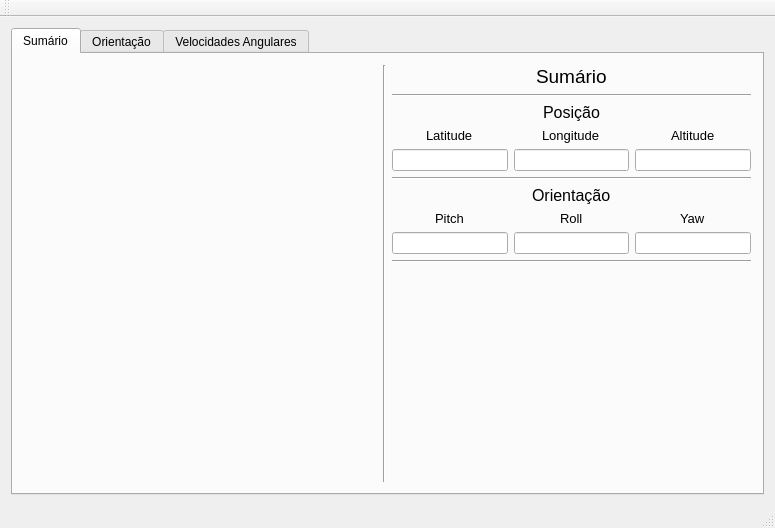
<?xml version="1.0" encoding="UTF-8"?>
<ui version="4.0">
 <class>FSUIPcWindow</class>
 <widget class="QMainWindow" name="FSUIPcWindow">
  <property name="geometry">
   <rect>
    <x>0</x>
    <y>0</y>
    <width>775</width>
    <height>528</height>
   </rect>
  </property>
  <property name="windowTitle">
   <string>FSUIPcWindow</string>
  </property>
  <widget class="QWidget" name="centralWidget">
   <layout class="QGridLayout" name="gridLayout">
    <item row="0" column="1">
     <widget class="QTabWidget" name="tabWidget">
      <property name="currentIndex">
       <number>0</number>
      </property>
      <widget class="QWidget" name="tab">
       <attribute name="title">
        <string>Sumário</string>
       </attribute>
       <layout class="QGridLayout" name="gridLayout_2">
        <item row="0" column="0">
         <spacer name="horizontalSpacer">
          <property name="orientation">
           <enum>Qt::Horizontal</enum>
          </property>
          <property name="sizeHint" stdset="0">
           <size>
            <width>40</width>
            <height>20</height>
           </size>
          </property>
         </spacer>
        </item>
        <item row="0" column="2">
         <layout class="QVBoxLayout" name="summaryLayout">
          <item alignment="Qt::AlignHCenter">
           <widget class="QLabel" name="label_6">
            <property name="font">
             <font>
              <pointsize>14</pointsize>
             </font>
            </property>
            <property name="text">
             <string>Sumário</string>
            </property>
           </widget>
          </item>
          <item>
           <widget class="Line" name="line">
            <property name="orientation">
             <enum>Qt::Horizontal</enum>
            </property>
           </widget>
          </item>
          <item alignment="Qt::AlignHCenter">
           <widget class="QLabel" name="label">
            <property name="font">
             <font>
              <pointsize>12</pointsize>
             </font>
            </property>
            <property name="text">
             <string>Posição</string>
            </property>
           </widget>
          </item>
          <item>
           <layout class="QHBoxLayout" name="horizontalLayout">
            <item>
             <layout class="QVBoxLayout" name="verticalLayout">
              <item alignment="Qt::AlignHCenter">
               <widget class="QLabel" name="label_2">
                <property name="font">
                 <font>
                  <pointsize>10</pointsize>
                 </font>
                </property>
                <property name="text">
                 <string>Latitude</string>
                </property>
               </widget>
              </item>
              <item>
               <widget class="QLineEdit" name="latLineEdit"/>
              </item>
             </layout>
            </item>
            <item>
             <layout class="QVBoxLayout" name="verticalLayout_3">
              <item alignment="Qt::AlignHCenter">
               <widget class="QLabel" name="label_3">
                <property name="font">
                 <font>
                  <pointsize>10</pointsize>
                 </font>
                </property>
                <property name="text">
                 <string>Longitude</string>
                </property>
               </widget>
              </item>
              <item>
               <widget class="QLineEdit" name="lonLineEdit"/>
              </item>
             </layout>
            </item>
            <item>
             <layout class="QVBoxLayout" name="verticalLayout_2">
              <item alignment="Qt::AlignHCenter">
               <widget class="QLabel" name="label_4">
                <property name="font">
                 <font>
                  <pointsize>10</pointsize>
                 </font>
                </property>
                <property name="text">
                 <string>Altitude</string>
                </property>
               </widget>
              </item>
              <item>
               <widget class="QLineEdit" name="altLineEdit"/>
              </item>
             </layout>
            </item>
           </layout>
          </item>
          <item>
           <widget class="Line" name="line_2">
            <property name="orientation">
             <enum>Qt::Horizontal</enum>
            </property>
           </widget>
          </item>
          <item alignment="Qt::AlignHCenter">
           <widget class="QLabel" name="label_5">
            <property name="font">
             <font>
              <pointsize>12</pointsize>
             </font>
            </property>
            <property name="text">
             <string>Orientação</string>
            </property>
           </widget>
          </item>
          <item>
           <layout class="QHBoxLayout" name="horizontalLayout_2">
            <item>
             <layout class="QVBoxLayout" name="verticalLayout_4">
              <item alignment="Qt::AlignHCenter">
               <widget class="QLabel" name="label_7">
                <property name="font">
                 <font>
                  <pointsize>10</pointsize>
                 </font>
                </property>
                <property name="text">
                 <string>Pitch</string>
                </property>
               </widget>
              </item>
              <item>
               <widget class="QLineEdit" name="pitchLineEdit"/>
              </item>
             </layout>
            </item>
            <item>
             <layout class="QVBoxLayout" name="verticalLayout_7">
              <item alignment="Qt::AlignHCenter">
               <widget class="QLabel" name="label_8">
                <property name="font">
                 <font>
                  <pointsize>10</pointsize>
                 </font>
                </property>
                <property name="text">
                 <string>Roll</string>
                </property>
               </widget>
              </item>
              <item>
               <widget class="QLineEdit" name="rollLineEdit"/>
              </item>
             </layout>
            </item>
            <item>
             <layout class="QVBoxLayout" name="verticalLayout_6">
              <item alignment="Qt::AlignHCenter">
               <widget class="QLabel" name="label_9">
                <property name="font">
                 <font>
                  <pointsize>10</pointsize>
                 </font>
                </property>
                <property name="text">
                 <string>Yaw</string>
                </property>
               </widget>
              </item>
              <item>
               <widget class="QLineEdit" name="yawLineEdit"/>
              </item>
             </layout>
            </item>
           </layout>
          </item>
          <item>
           <widget class="Line" name="line_3">
            <property name="orientation">
             <enum>Qt::Horizontal</enum>
            </property>
           </widget>
          </item>
          <item>
           <spacer name="verticalSpacer">
            <property name="orientation">
             <enum>Qt::Vertical</enum>
            </property>
            <property name="sizeHint" stdset="0">
             <size>
              <width>20</width>
              <height>40</height>
             </size>
            </property>
           </spacer>
          </item>
         </layout>
        </item>
        <item row="0" column="1">
         <widget class="Line" name="line_4">
          <property name="orientation">
           <enum>Qt::Vertical</enum>
          </property>
         </widget>
        </item>
       </layout>
      </widget>
      <widget class="QWidget" name="attitudeGraphsTab">
       <attribute name="title">
        <string>Orientação</string>
       </attribute>
      </widget>
      <widget class="QWidget" name="gyroGraphsTab">
       <attribute name="title">
        <string>Velocidades Angulares</string>
       </attribute>
      </widget>
     </widget>
    </item>
   </layout>
  </widget>
  <widget class="QMenuBar" name="menuBar">
   <property name="geometry">
    <rect>
     <x>0</x>
     <y>0</y>
     <width>775</width>
     <height>21</height>
    </rect>
   </property>
  </widget>
  <widget class="QToolBar" name="mainToolBar">
   <attribute name="toolBarArea">
    <enum>TopToolBarArea</enum>
   </attribute>
   <attribute name="toolBarBreak">
    <bool>false</bool>
   </attribute>
  </widget>
  <widget class="QStatusBar" name="statusBar"/>
 </widget>
 <layoutdefault spacing="6" margin="11"/>
 <resources/>
 <connections/>
</ui>
